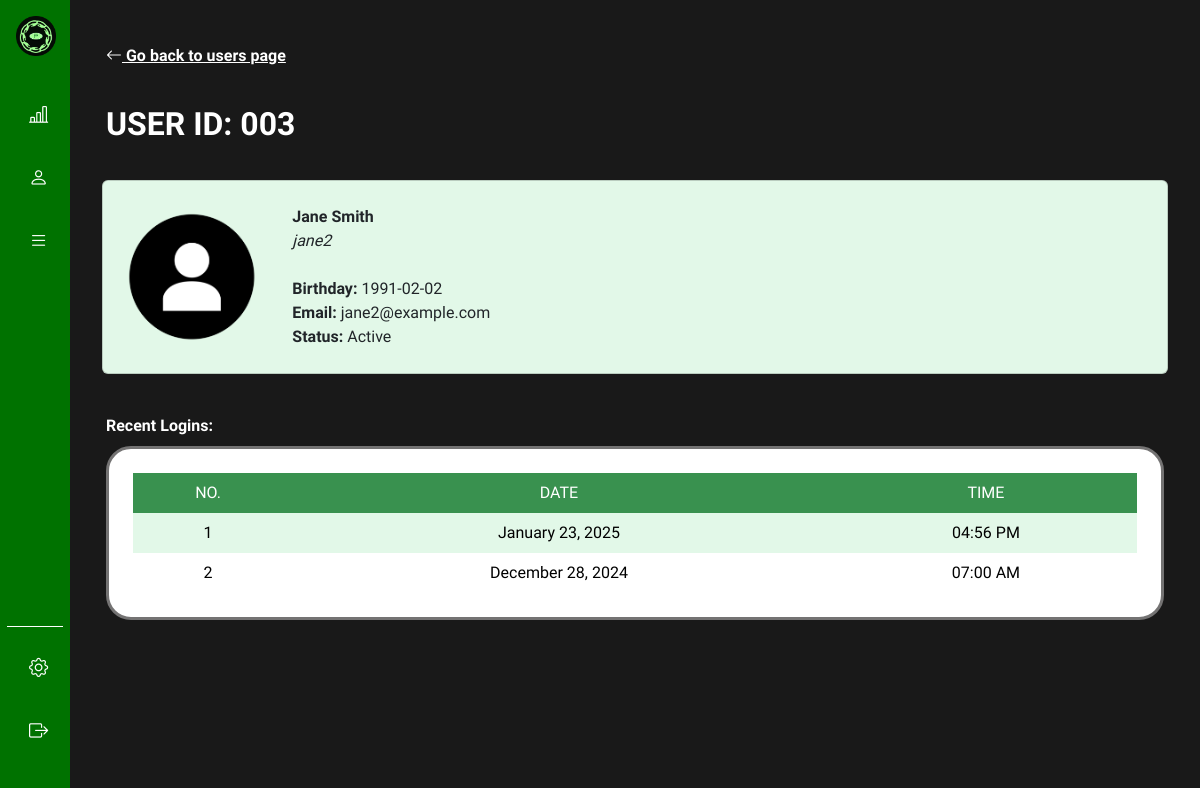
/admin/view.php?id=3 (signed in), run on the app's committed database.
### tables this page shows
CREATE TABLE `users` (
  `userID` int(11) NOT NULL,
  `username` varchar(30) NOT NULL,
  `email` varchar(50) NOT NULL,
  `password` varchar(20) NOT NULL,
  `firstName` varchar(30) NOT NULL,
  `lastName` varchar(30) NOT NULL,
  `birthday` date NOT NULL,
  `dateCreated` timestamp(6) NOT NULL DEFAULT current_timestamp(6) ON UPDATE current_timestamp(6),
  `profilePicture` varchar(25) DEFAULT NULL,
  `role` varchar(10) NOT NULL DEFAULT 'user'
);

### connect.php (called while the page is built, shortened)
<?php
  function executeQuery($query){
    $conn = $GLOBALS['conn'];
    return mysqli_query($conn, $query);
  }
?>

### assets/php/classes.php (the view, shortened to what this page needs)
<?php
class User
{
    public $firstName;
    public $lastName;
    public $username;
    public $birthday;
    public $email;
    public $status;
    public $profilePicture;
    public function queryUserInfo($userID)
    {
        $userQuery = "SELECT users.*, logins.loginDate AS recentLogin FROM users
        LEFT JOIN logins ON users.userID = logins.userID
        WHERE users.userID = '$userID' AND users.role = 'user' AND logins.loginDate = (
            SELECT MAX(loginDate)
            FROM logins
            WHERE logins.userID = users.userID)
        ORDER BY users.userID";
        $this->userResult = executeQuery($userQuery);
    }
    public function setAttributes($userRow)
    {
        $this->userID = $userRow['userID'];
        $this->firstName = $userRow['firstName'];
        $this->lastName = $userRow['lastName'];
        $this->username = $userRow['username'];
        $this->recentLogin = $userRow['recentLogin'];
        $this->birthday = $userRow['birthday'];
        $this->email = $userRow['email'];
        $this->profilePicture = ($userRow['profilePicture']) ? $userRow['profilePicture'] : "defaultProfile.png";
        $this->status = (strtotime($this->recentLogin) > strtotime('-30 days')) ? "Active" : "Inactive";
    }
    public function createCard()
    {
        return '
        <div class="card stat-card w-100">
            <div class="row py-2">
                <div class="col-12 col-md-2 p-2 d-flex justify-content-center align-items-center">
                    <img src="../assets/images/userProfile/' . $this->profilePicture . '" alt="Profile Picture"
                        class="rounded-circle img-fluid" width="150" height="140">
                </div>
                <div class="col-12 col-md-10 pt-3 d-flex justify-content-start align-items-center">
                    <ul class="list-unstyled">
                        <li><b>' . $this->firstName . " " . $this->lastName . '</b></li>
                        <li><i>' . $this->username . '</i></li>
                        <br>
                        <li><b>Birthday:</b> ' . $this->birthday . '</li>
                        <li><b>Email:</b> ' . $this->email . '</li>
                        <li><b>Status:</b> ' . $this->status . '</li>
                    </ul>
                </div>
            </div>
        </div>
        ';
    }
    public function showRecentLogins($userID)
    {
        $loginsQuery = "SELECT * FROM logins WHERE userID = '$userID' AND loginDate >= NOW() - INTERVAL 30 DAY ORDER BY loginDate DESC";
        $loginsResult = executeQuery($loginsQuery);
        $loginRows = '';
        $loginNo = 1;
        if (mysqli_num_rows($loginsResult) > 0) {
            while ($loginRow = mysqli_fetch_assoc($loginsResult)) {
                $loginDate = date('F j, Y', strtotime($loginRow['loginDate']));
                $loginTime = date('h:i A', strtotime($loginRow['loginDate']));
                $loginRows .= '
                <tr class="text-center align-middle">
                    <td scope="row">' . $loginNo . '</td>
                    <td>' . $loginDate . '</td>
                    <td>' . $loginTime . '</td>
                </tr>
                ';
                $loginNo++;
            }
            return $loginRows;
        } else {
            return '
            <tr class="text-center align-middle">
                <td colspan="100%">No recent logins found.</td>
            </tr>
            ';
        }
    }
}
?>

### admin/view.php (shortened to what this page needs)
<?php
include("../connect.php");
include("../assets/php/classes.php");
$userID = $_SESSION['userID'];
if(isset($_GET['id'])) {
    $userID = $_GET['id'];
    $userInfo = new User();
    $userInfo->queryUserInfo($userID);
    if(mysqli_num_rows($userInfo->userResult) > 0) {
        $userRow = mysqli_fetch_assoc($userInfo->userResult);
        $userInfo->setAttributes($userRow);
    } else {
        header("Location: users.php");
    }
} else {
    header("Location: users.php");
}
?>
<!doctype html>
<html lang="en">
<head>
    <link href="https://cdn.jsdelivr.net/npm/bootstrap-icons/font/bootstrap-icons.css" rel="stylesheet">
    <link href="https://cdn.jsdelivr.net/npm/bootstrap@5.3.3/dist/css/bootstrap.min.css" rel="stylesheet"
>
    <link rel="stylesheet" href="../assets/css/sidebar.css">
    <link rel="stylesheet" href="../assets/css/style.css">
</head>
<body>
    <?php include('../assets/shared/sidebar.php'); ?>
    <div class="main px-2 px-md-0"
        style="background-color: #191919 !important; color: white !important; margin-left: 70px; transition: margin-left 0.25s ease-in-out;">
        <div class="container-fluid">
            <div class="row pt-5 p-md-4">
                <div class="col-12">
                    <a href="users.php">
                        <div class="text-center text-sm-start pb-3" style="color:white; text-decoration:underline;"><i
                                class="bi bi-arrow-left"></i>
                            <b>Go back to users page</b>
                        </div>
                    </a>
                </div>
                <div class="col-12 my-3">
                    <div class="heading text-center text-sm-start">
                        USER ID: <?php echo sprintf('%03d', $userInfo->userID); ?>
                    </div>
                </div>
                <div class="col-12 my-3">
                    <div class="row mb-4 px-2 d-flex justify-content-center align-items-center">
                        <?php echo $userInfo->createCard(); ?>
                    </div>
                </div>
                <div class="col-12 mb-2">
                    <div><b>Recent Logins:</b></div>
                </div>
                <div class="col-12">
                    <div class="card card-container p-4">
                        <div class="row">
                            <div class="table-responsive" style="max-height: 650px; overflow-y: auto;">
                                <table class="table table-striped table-borderless m-0">
                                    <thead class="text-center align-middle">
                                        <tr>
                                            <th scope="col">NO.</th>
                                            <th scope="col">DATE</th>
                                            <th scope="col">TIME</th>
                                        </tr>
                                    </thead>
                                    <tbody>
                                        <?php echo $userInfo->showRecentLogins($userID) ?>
                                    </tbody>
                                </table>
                            </div>
                        </div>
                    </div>
                </div>
            </div>
        </div>
    </div>
</body>
</html>

### assets/css/sidebar.css (style rules this page uses)
:root { --primaryFont: "Lexend Exa", sans-serif; --primaryColor: #39914f; --secondaryColor: #4ad66d; --darkColor: #1a7431; --lightColor: #c9f1c2; --linkHoverColor: #e2f8e8; --borderColor: #747373; --sidebarBg: #007200; --hoverBg: #191919; }
body { font-family: var(--primaryFont); width: 100%; position: relative; }
a { text-decoration: none; }
li { list-style: none; }
.main { min-height: 100vh; width: calc(100% - 70px); transition: all 0.35s ease-in-out; background-color: #fafbfe; margin-left: 70px; padding: 20px; }

### assets/css/style.css (style rules this page uses)
:root { --primaryFont: "Lexend Exa", sans-serif; --primaryColor: #39914f; --secondaryColor: #4ad66d; --darkColor: #1a7431; --lightColor: #c9f1c2; --linkHoverColor: #e2f8e8; --borderColor: #747373; }
body { font-family: var(--primaryFont); }
.heading { font-size: 2rem; font-weight: bolder; }
.stat-card { background-color: var(--linkHoverColor) !important; }
.card-container { border: 3px solid var(--borderColor); border-radius: 25px; }
.table-striped>tbody>tr:nth-of-type(odd)>* { --bs-table-bg-type: #E2F8E8; }
th { background-color: var(--primaryColor) !important; color: #fff !important; font-weight: normal; }

### data on the page
users: userID "003", firstName "Jane", lastName "Smith", username "jane2", birthday "1991-02-02", email "jane2@example.com"

### other printed values
$this->status "Active"
$loginDate "January 23, 2025"
$loginTime "04:56 PM"
$loginDate "December 28, 2024"
$loginTime "07:00 AM"
